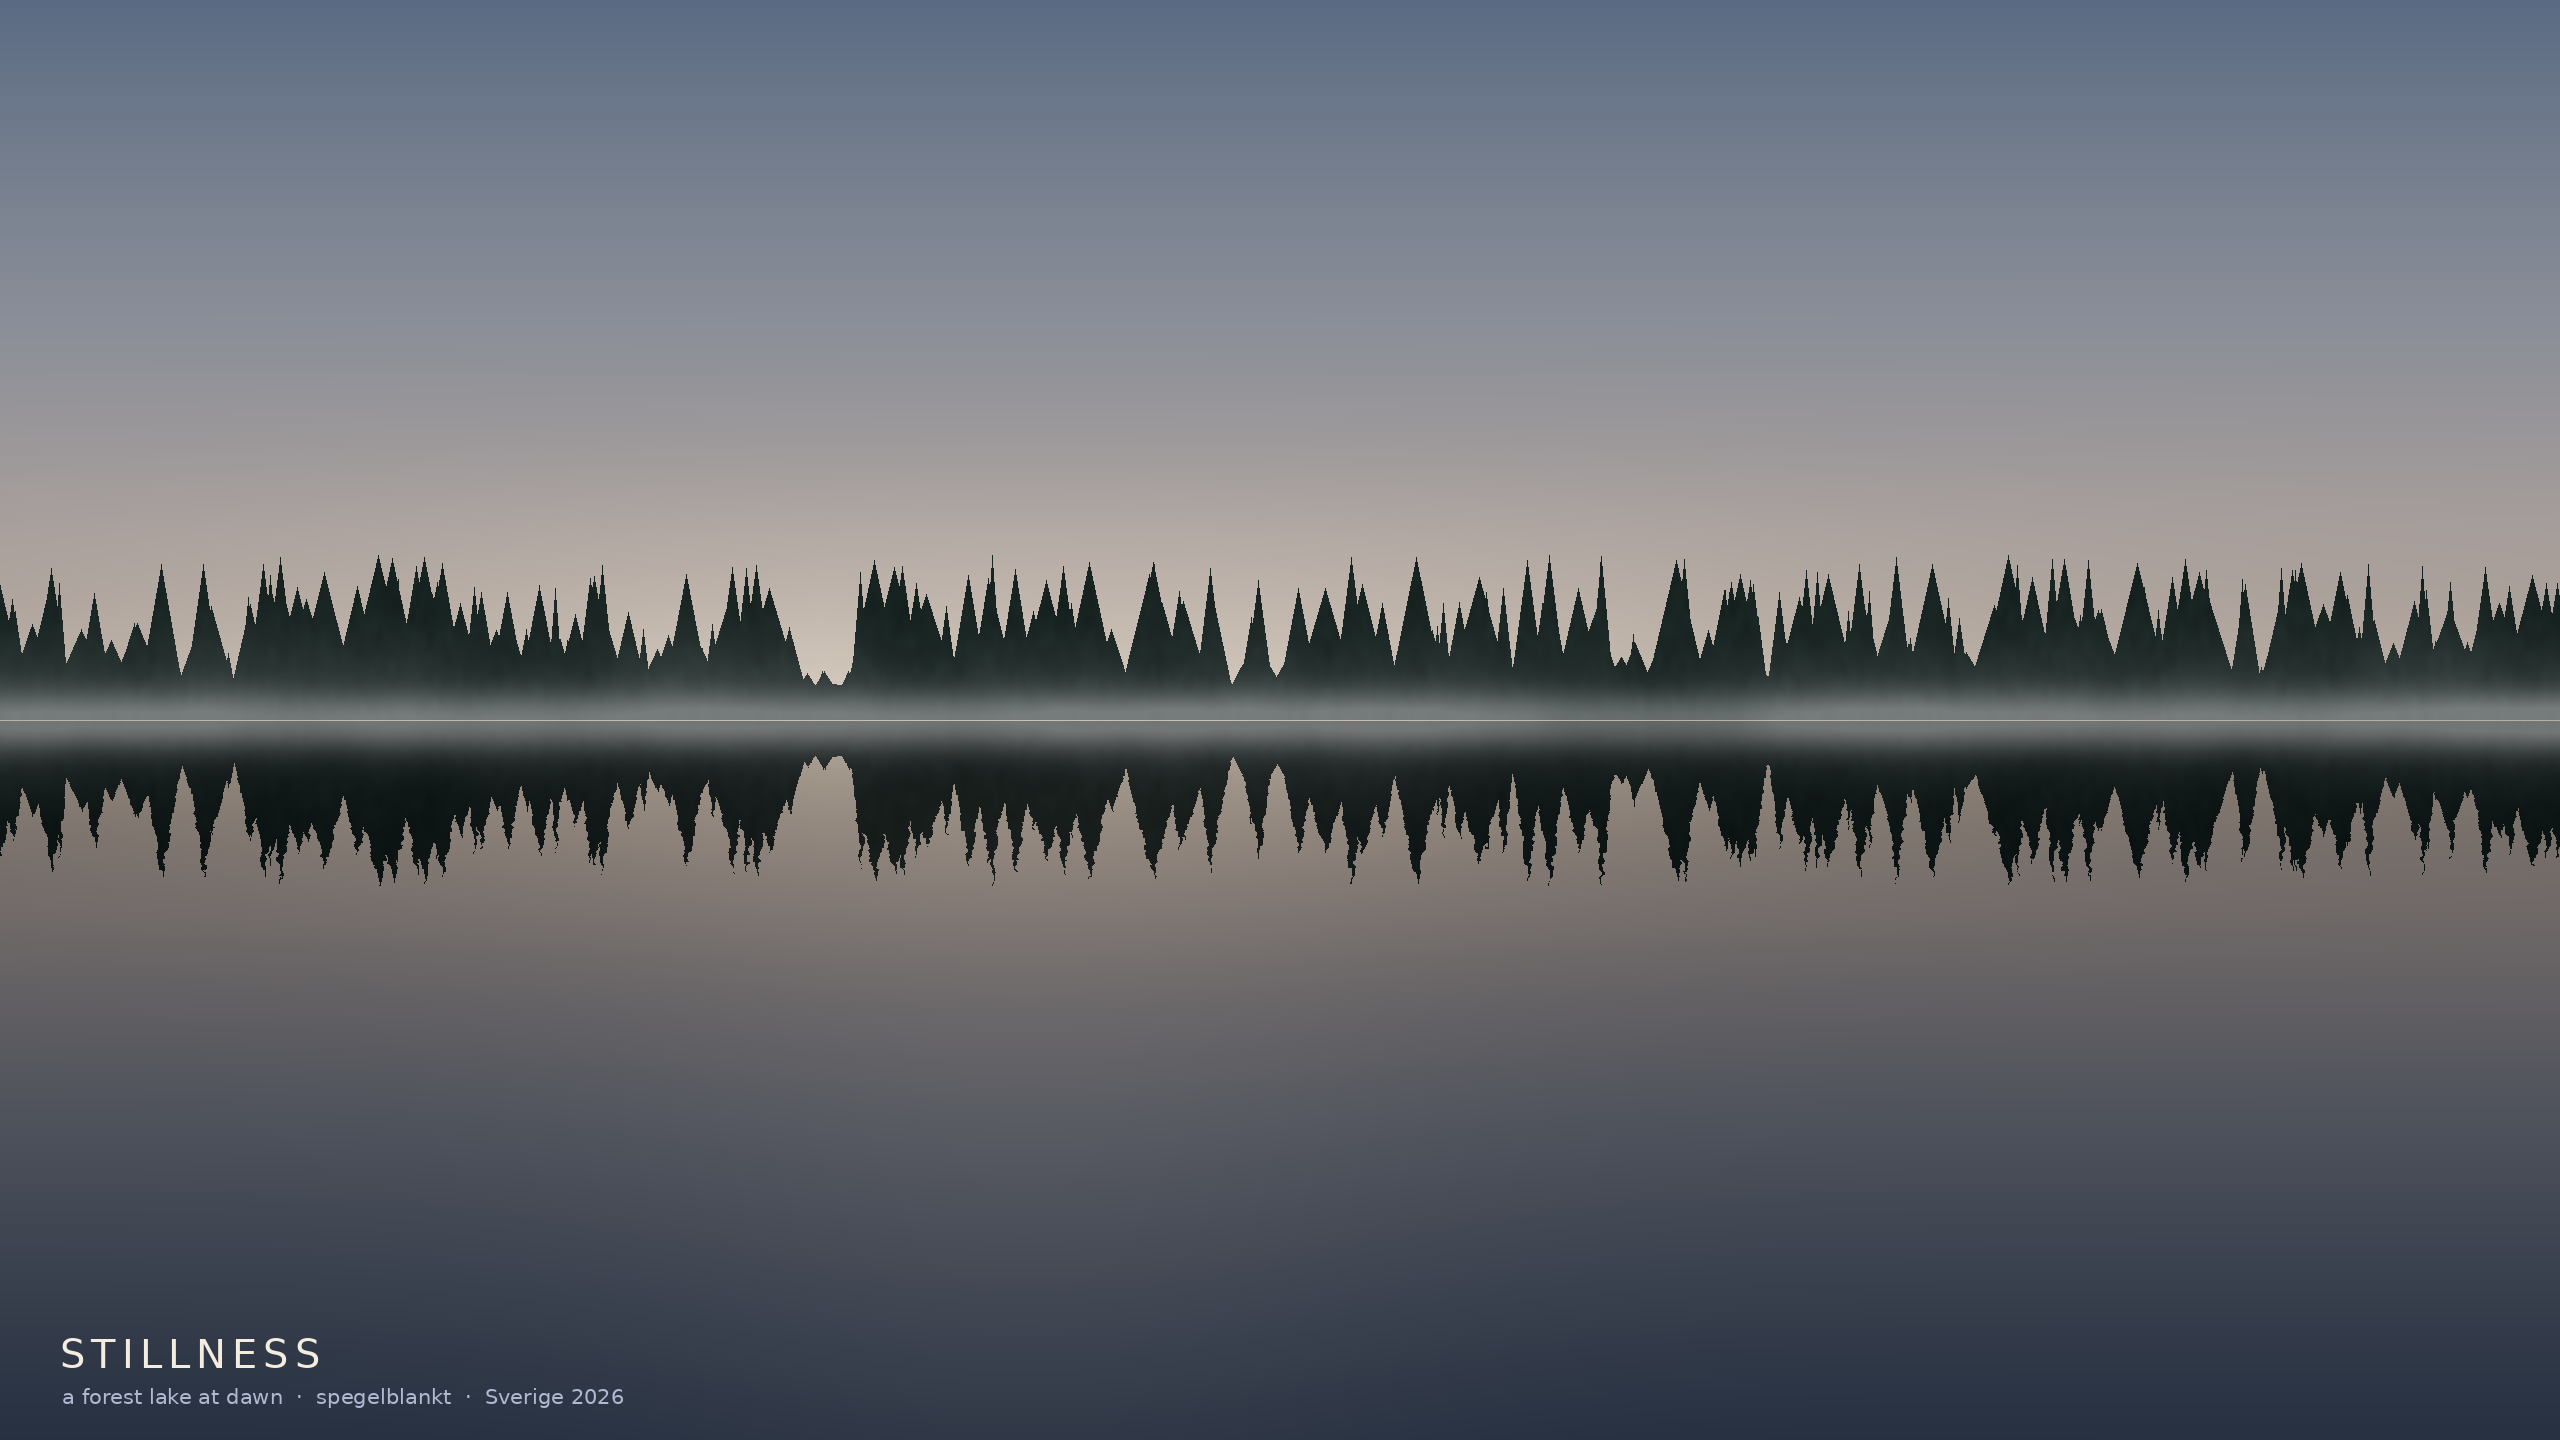

The Python source for this figure:
"""Stillness — a Swedish forest lake at dawn: a dense spruce treeline mirrored
in a glass-calm lake, low mist over the water, pale dawn sky.
"""
import sys, numpy as np
from scipy.ndimage import gaussian_filter
import vista as V

W = int(sys.argv[1]) if len(sys.argv)>1 else 2560
H = int(sys.argv[2]) if len(sys.argv)>2 else 1440
seed = int(sys.argv[3]) if len(sys.argv)>3 else 5
outp = sys.argv[4] if len(sys.argv)>4 else "forest_lake.png"
rng = np.random.default_rng(seed)
yy, xx, ny, nx = V.grid(H, W)
img = np.zeros((H, W, 3))
hy = 0.50                       # waterline

# ---- sky (pale Nordic dawn) ----
sky_t = np.clip(ny/hy, 0, 1)
sky = V.lerp_color(sky_t, [
    (0.00, ( 92,116,156)),    # cool blue
    (0.45, (168,176,196)),    # pale grey-blue
    (0.74, (226,206,200)),    # cream
    (1.00, (244,214,186)),    # warm rose at the treeline
])
img[:] = sky
# soft low sun glow behind the trees
sgx, sgy = 0.40*W, hy*H
img += np.exp(-(((xx-sgx)/(0.34*W))**2 + ((yy-sgy)/(0.12*H))**2))[...,None]*np.array([1.0,0.85,0.66])*0.45

# ---- spruce treeline silhouette ----
base = hy
top = np.full(W, base)
xcoord = np.arange(W)
ntrees = 520
for _ in range(ntrees):
    c = rng.integers(-20, W+20)
    h = (0.03 + 0.085*rng.random()**1.6)        # tree height (fraction)
    wdt = (0.004 + 0.012*rng.random())*W
    cont = base - h*np.clip(1 - np.abs(xcoord-c)/wdt, 0, 1)
    top = np.minimum(top, cont)
# back haze band of distant forest (lower, softer)
backhaze = base - (0.02 + 0.01*V.noise1d(W, 8, seed+9))
top = np.minimum(top, backhaze)
top_px = (top*H)
forest_col = np.array([14, 26, 24])/255
forest_mask = (ny >= top_px[None,:]/H) & (ny < hy)
# slight tonal variation in the forest (depth)
fvar = 0.7 + 0.5*V.vnoise((H,W),(6,3),seed+3)
img[forest_mask] = (forest_col*fvar[...,None])[forest_mask]

# ---- reflection (mirror sky+forest about waterline, dim + ripple) ----
img_up = img.copy()
ripple_amp = (8.0*(W/2560))
disp = (ripple_amp*np.sin(yy*0.18 + V.vnoise((H,W),(2,2),seed+4)*9)
        * np.clip((ny-hy)/(1-hy),0,1))
src_y = np.clip((2*hy*H - yy).astype(int), 0, H-1)
src_x = np.clip((xx + disp).astype(int), 0, W-1)
refl = img_up[src_y, src_x]
# dim & cool the reflection, fade to dark deep water
depth = np.clip((ny-hy)/(1-hy),0,1)
refl = refl*(0.62 - 0.30*depth)[...,None] + np.array([10,16,30])/255*(0.4*depth)[...,None]
water_mask = (ny>=hy)
img[water_mask] = refl[water_mask]

# ---- mist over the water + at the treeline ----
mist = np.exp(-((ny-hy)/0.018)**2)                       # tight band at waterline
mist += 0.5*np.exp(-((ny-(hy-0.01))/0.05)**2)*V.fbm((H,W),40,3,seed+6)
mist = mist*(0.5+0.6*V.fbm((H,W),90,3,seed+7))
img += np.clip(mist,0,1)[...,None]*np.array([0.86,0.84,0.86])*0.55

# faint reflected sun shimmer on the water under the glow
img += (np.exp(-((xx-sgx)/(0.16*W))**2)*np.clip(depth,0,1)*np.exp(-depth*2.2))[...,None]\
       *np.array([1.0,0.85,0.7])*0.35

# ---- bloom + tone ----
bright = np.clip(img.max(axis=2)-0.6,0,1)
img += V.bloom(bright,[(0.02*H,0.06)])[...,None]*np.array([1.0,0.92,0.8])
img = V.tonemap(img, k=1.12, gamma=0.95)
pim = V.to_pil(img)
V.caption(pim, H, "STILLNESS", "a forest lake at dawn  ·  spegelblankt  ·  Sverige 2026")
pim.save(outp); print("saved", outp, pim.size)
